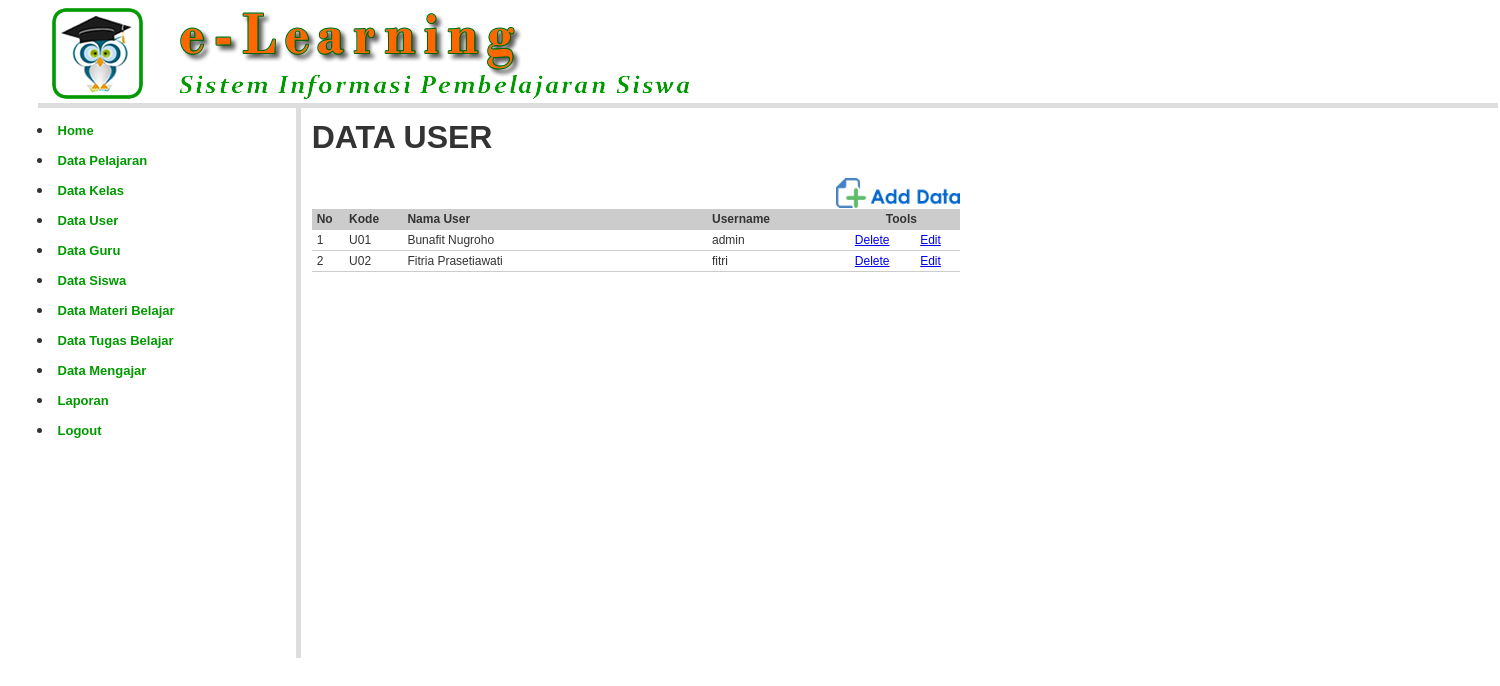
The page /admin/index.php?open=User-Data (signed in) on the database its author committed.
### tables this page shows
CREATE TABLE `user` (
  `kd_user` char(3) NOT NULL,
  `nm_user` varchar(100) NOT NULL,
  `username` varchar(20) NOT NULL,
  `password` varchar(200) NOT NULL
);

### admin/user_data.php (the view, shortened to what this page needs)
<?php
include_once "../library/inc.connection.php";
?>
<table width="650" border="0" cellpadding="2" cellspacing="1" class="table-border">
  <tr>
    <td width="789" colspan="2"><h1><b>DATA USER  </b></h1></td>
  </tr>
  <tr>
    <td colspan="2" align="right"><a href="?open=User-Add" target="_self"><img src="../images/btn_add_data.png" height="30" border="0"  /></a></td>
  </tr>
  <tr>
    <td colspan="2">
	<table class="table-list" width="100%" border="0" cellspacing="1" cellpadding="3">
      <tr>
        <td width="5%" bgcolor="#CCCCCC"><strong>No</strong></td>
        <td width="9%" bgcolor="#CCCCCC"><strong>Kode</strong></td>
        <td width="47%" bgcolor="#CCCCCC"><strong>Nama User </strong></td>
        <td width="21%" bgcolor="#CCCCCC"><strong>Username</strong></td>
        <td colspan="2" align="center" bgcolor="#CCCCCC"><strong>Tools</strong></td>
        </tr>
<?php
$mySql 	= "SELECT * FROM user ORDER BY kd_user ASC";
$myQry 	= mysql_query($mySql, $koneksidb)  or die ("Query  salah: ".mysql_error());
$nomor  = 0;
while ($myData = mysql_fetch_array($myQry)) {
	$nomor++;
	$Kode = $myData['kd_user'];
?>
  <tr>
	<td> <?php echo $nomor; ?> </td>
	<td> <?php echo $myData['kd_user']; ?> </td>
	<td> <?php echo $myData['nm_user']; ?> </td>
	<td> <?php echo $myData['username']; ?> </td>
	<td width="9%" align="center"><a href="?open=User-Delete&Kode=<?php echo $Kode; ?>" target="_self" onclick="return confirm('YAKIN INGIN MENGHAPUS DATA USER INI ... ?')"> Delete</a></td>
	<td width="9%" align="center"><a href="?open=User-Edit&Kode=<?php echo $Kode; ?>" target="_self">Edit</a></td>
  </tr>
<?php } ?>
    </table></td>
  </tr>
</table>

### styles/style.css (style rules this page uses)
body { margin:0px auto 0px; padding:3px; font-family:"Arial"; font-size:12px; color:#333; width:95%; background-position:top; background-color:#fff; }
.table-main td { color: #333; border-collapse: collapse; vertical-align: center; padding: 0px; border:none; }
.table-list { clear: both; text-align: left; border-collapse: collapse; margin: 0px 0px 10px 0px; background:#fff; }
.table-list td { color: #333; font-size:12px; border-color: #fff; border-collapse: collapse; vertical-align: center; padding: 3px 5px; border-bottom:1px #CCCCCC solid; }

### rows shown on the page
user: kd_user "U01", nm_user "Bunafit Nugroho", username "admin"
user: kd_user "U02", nm_user "Fitria Prasetiawati", username "fitri"
